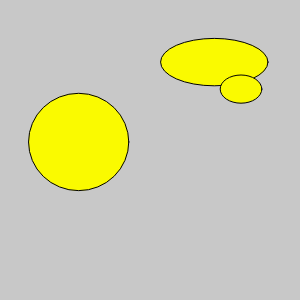
Frame 1 (no input)
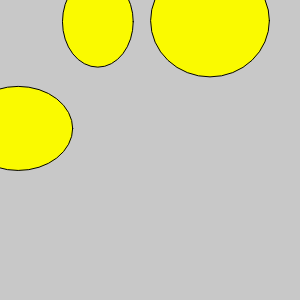
Frame 2 (the mouse pressed at the canvas centre, redrawn once)

The p5.js sketch that drew these frames (run headless with seeded random() and noise() and a simulated clock; the mouse was pressed at the canvas centre and the sketch redrawn once):

// p5.js sketch
// ── sketch.js
function setup() {
    createCanvas(300, 300);
    background(220);
    text("p5.js vers 0.9.0 test.", 10, 15);
}

function draw() {
    background(200); 
    fill(250, 250, 0); 
    ellipse(random(0, 300), random(0, 300), random(10, 140), random(9, 120)); 
    ellipse(random(0, 300), random(0, 300), random(10, 140), random(9, 120)); 
    ellipse(random(0, 300), random(0, 300), random(10, 140), random(9, 120)); 
    noLoop();
}
